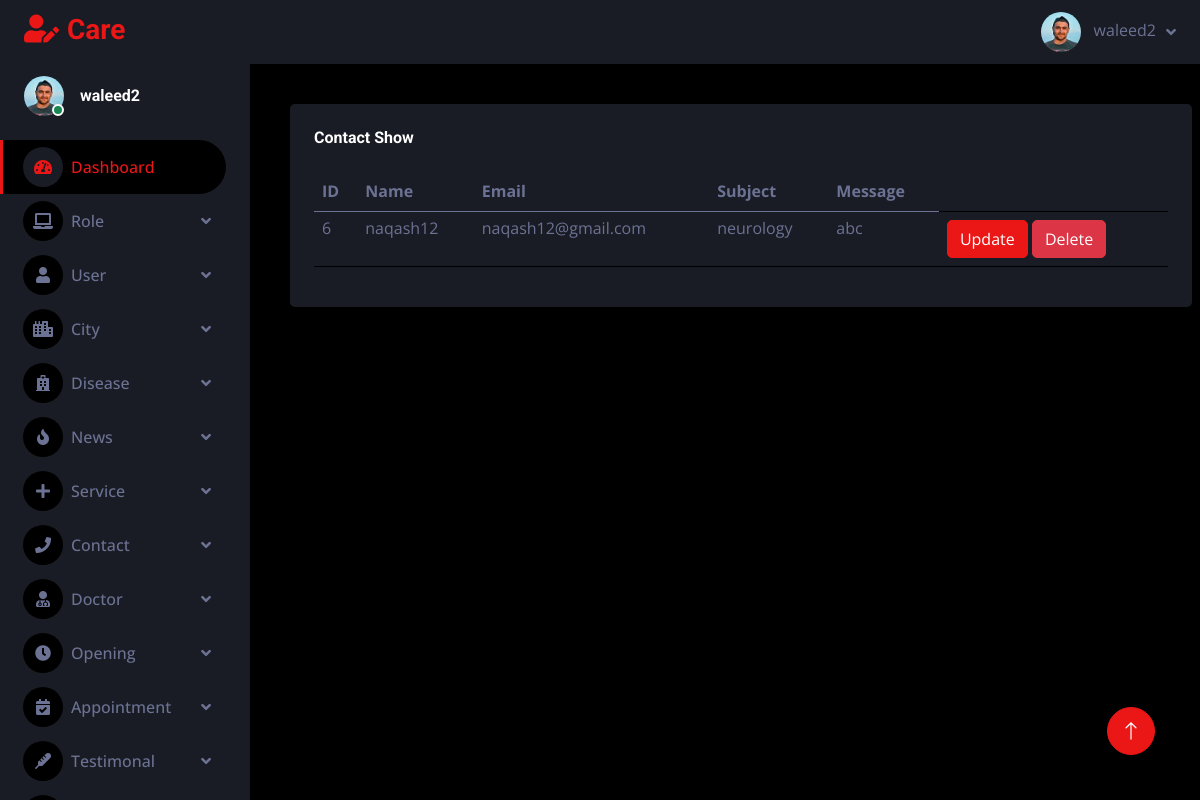
Page /adminpanel/contactshow.php (signed in) on the committed database.
### tables this page shows
CREATE TABLE `contact` (
  `contact_id` int(11) NOT NULL,
  `contact_name` varchar(255) NOT NULL,
  `contact_email` varchar(255) NOT NULL,
  `contact_subject` varchar(255) NOT NULL,
  `contact_message` mediumtext NOT NULL
);

### adminpanel/contactshow.php (the view)
<?php
include "header.php";
?>
  <div class="container-fluid pt-4 px-4">
                    <div class=" mt-3 mb-3 mx-3  table table-dark table-striped">
                        <div class="bg-secondary rounded h-100 p-4">
                            <h6 class="mb-4">Contact Show</h6>
                                <table class="table">
                                <thead>
                                 <tr>
                                    <th> ID </th>
                                    <th> Name </th>
                                    <th> Email </th>
                                    <th> Subject </th>
                                    <th> Message </th>
                                 </tr>
                                </thead>
                                <tbody>
                        <?php
                        require "connection.php";
                        $qry = "SELECT * FROM `contact`";
                        $res = mysqli_query($conn, $qry);
                        while ($row =mysqli_fetch_assoc($res)){
                          ?>
                        <tr>
                          <td class="py-1"><?php echo $row['contact_id'] ?></td>
                          <td class="py-1"><?php echo $row['contact_name'] ?></td>
                          <td class="py-1"><?php echo $row['contact_email'] ?></td>
                          <td class="py-1"><?php echo $row['contact_subject'] ?></td>
                          <td class="py-1"><?php echo $row['contact_message'] ?></td>
                          <td>
                          <a href="contactupdate.php?updid=<?php echo $row['contact_id'] ?>">
                          <button type="button" class="btn btn-primary btn-rounded btn-fw">Update</button>
                          <a href="contactdelete.php?dltid=<?php echo $row['contact_id']?>">
                          <button type="button" class="btn btn-danger btn-rounded btn-fw">Delete</button>
                        </td>
                        </tr>
                        <?php } ?>
                      </tbody>
                                </table>
                            </div>
                    </div>
                        </div>
<?php
include "footer.php";
?>

### adminpanel/css/style.css (style rules this page uses)
:root { --primary: #EB1616; --secondary: #191C24; --light: #6C7293; --dark: #000000; }
.btn { transition: .5s; }

### rows in the picture
contact: contact_id "6", contact_name "naqash12", contact_email "naqash12@gmail.com", contact_subject "neurology", contact_message "abc"

### other values in the picture
$_SESSION['name'] "waleed2"
